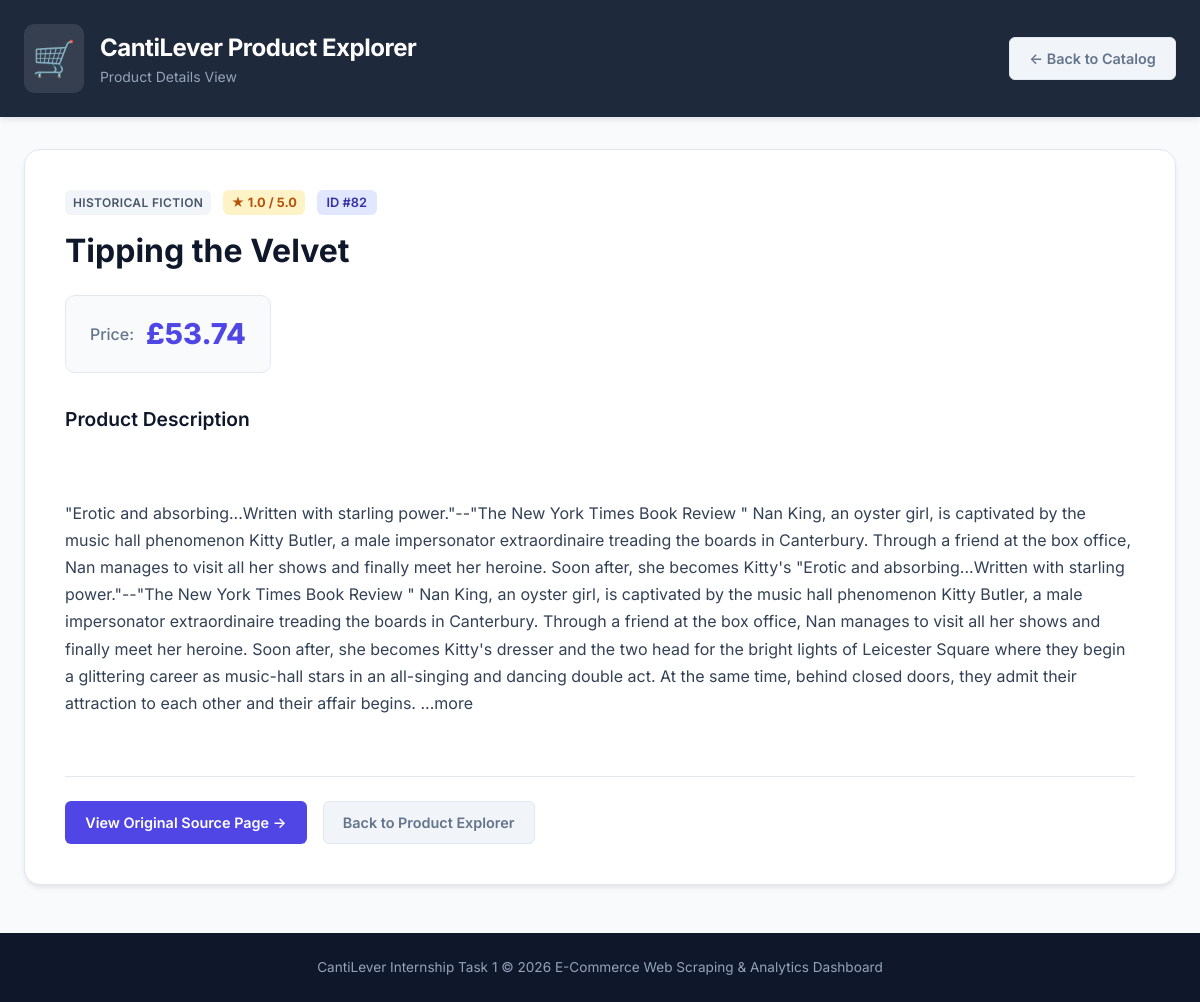
Screenshot of /product/82 with the database file from the repository.
### tables this page shows
CREATE TABLE products (
        id INTEGER PRIMARY KEY AUTOINCREMENT,
        title TEXT NOT NULL,
        price REAL,
        rating REAL,
        description TEXT,
        category TEXT,
        url TEXT UNIQUE
    );

### app.py (the view)
@app.route("/product/<int:product_id>")
def product_detail(product_id):
    product = database.get_product_by_id(product_id)
    if not product:
        return render_template("404.html", message=f"Product with ID #{product_id} was not found."), 404
    return render_template("product.html", product=product)

### database.py (called while the page is built)
def get_connection():
    os.makedirs("data", exist_ok=True)
    connection = sqlite3.connect(DATABASE_PATH)
    connection.row_factory = sqlite3.Row
    return connection

def get_product_by_id(product_id):
    connection = get_connection()
    cursor = connection.cursor()
    cursor.execute("SELECT * FROM products WHERE id = ?", (product_id,))
    row = cursor.fetchone()
    connection.close()
    return dict(row) if row else None

### templates/product.html (shortened to what this page needs)
<!DOCTYPE html>
<html lang="en">
<head>
    <link rel="stylesheet" href="{{ url_for('static', filename='style.css') }}">
</head>
<body>
    <header class="header">
        <div class="container header-container">
            <div class="brand">
                <span class="brand-icon">🛒</span>
                <div>
                    <h1>CantiLever Product Explorer</h1>
                    <p class="subtitle">Product Details View</p>
                </div>
            </div>
            <a href="/" class="btn btn-secondary">&larr; Back to Catalog</a>
        </div>
    </header>
    <main class="container">
        <article class="detail-card">
            <div class="detail-header">
                <div class="tags-row">
                    <span class="category-badge">{{ product.category }}</span>
                    <span class="rating-tag">★ {{ "%.1f"|format(product.rating) }} / 5.0</span>
                    <span class="id-badge">ID #{{ product.id }}</span>
                </div>
                <h1 class="detail-title">{{ product.title }}</h1>
            </div>
            <div class="detail-price-box">
                <span class="price-label">Price:</span>
                <span class="price-amount">£{{ "%.2f"|format(product.price) }}</span>
            </div>
            <div class="detail-section">
                <h2>Product Description</h2>
                <p class="detail-description">
                    {% if product.description %}
                        {{ product.description }}
                    {% else %}
                        No detailed description available for this item.
                    {% endif %}
                </p>
            </div>
            <div class="detail-actions">
                {% if product.url %}
                    <a href="{{ product.url }}" target="_blank" rel="noopener noreferrer" class="btn btn-primary">
                        View Original Source Page &rarr;
                    </a>
                {% endif %}
                <a href="/" class="btn btn-secondary">Back to Product Explorer</a>
            </div>
        </article>
    </main>
    <footer class="footer">
        <div class="container">
            <p>CantiLever Internship Task 1 &copy; 2026 E-Commerce Web Scraping & Analytics Dashboard</p>
        </div>
    </footer>
</body>
</html>

### static/style.css (style rules this page uses)
:root { --primary-color: #4F46E5; --primary-hover: #4338CA; --secondary-color: #64748B; --bg-color: #F8FAFC; --card-bg: #FFFFFF; --text-main: #0F172A; --text-muted: #64748B; --border-color: #E2E8F0; --accent-blue: #3B82F6; --accent-green: #10B981; --accent-yellow: #F59E0B; --accent-purple: #8B5CF6; --radius-sm: 6px; --radius-md: 10px; --radius-lg: 16px; --shadow-sm: 0 1px 3px rgba(0, 0, 0, 0.05); --shadow-md: 0 4px 6px -1px rgba(0, 0, 0, 0.07), 0 2px 4px -1px rgba(0, 0, 0, 0.04); --shadow-lg: 0 10px 15px -3px rgba(0, 0, 0, 0.08), 0 4px 6px -2px rgba(0, 0, 0, 0.03); }
* { box-sizing: border-box; margin: 0; padding: 0; }
body { font-family: 'Inter', system-ui, -apple-system, BlinkMacSystemFont, "Segoe UI", Roboto, sans-serif; background-color: var(--bg-color); color: var(--text-main); line-height: 1.5; min-height: 100vh; display: flex; flex-direction: column; }
.container { width: 100%; max-width: 1240px; margin: 0 auto; padding: 0 1.5rem; }
.header { background: #1E293B; color: #FFFFFF; padding: 1.5rem 0; box-shadow: var(--shadow-md); margin-bottom: 2rem; }
.header-container { display: flex; justify-content: space-between; align-items: center; }
.brand { display: flex; align-items: center; gap: 1rem; }
.brand-icon { font-size: 2.2rem; background: rgba(255, 255, 255, 0.1); padding: 0.5rem; border-radius: var(--radius-md); }
.header h1 { font-size: 1.5rem; font-weight: 700; letter-spacing: -0.02em; }
.subtitle { font-size: 0.875rem; color: #94A3B8; }
.btn { display: inline-flex; align-items: center; justify-content: center; padding: 0.6rem 1.2rem; border-radius: var(--radius-sm); font-size: 0.9rem; font-weight: 600; text-decoration: none; cursor: pointer; border: 1px solid transparent; transition: background-color 0.2s ease, transform 0.1s ease; }
.btn-primary { background-color: var(--primary-color); color: #FFFFFF; }
.btn-secondary { background-color: #F1F5F9; color: var(--secondary-color); border-color: var(--border-color); }
.category-badge { background: #F1F5F9; color: #475569; font-size: 0.75rem; font-weight: 600; padding: 0.2rem 0.5rem; border-radius: var(--radius-sm); text-transform: uppercase; letter-spacing: 0.03em; }
.rating-tag { background: #FEF3C7; color: #B45309; font-size: 0.8rem; font-weight: 700; padding: 0.2rem 0.5rem; border-radius: var(--radius-sm); }
.detail-card { background: var(--card-bg); border: 1px solid var(--border-color); border-radius: var(--radius-lg); padding: 2.5rem; box-shadow: var(--shadow-md); margin-bottom: 3rem; }
.detail-header { margin-bottom: 1.5rem; }
.tags-row { display: flex; gap: 0.75rem; align-items: center; margin-bottom: 1rem; }
.id-badge { background: #E0E7FF; color: #3730A3; font-size: 0.8rem; font-weight: 600; padding: 0.2rem 0.6rem; border-radius: var(--radius-sm); }
.detail-title { font-size: 2rem; font-weight: 700; color: var(--text-main); line-height: 1.25; }
.detail-price-box { background: #F8FAFC; border: 1px solid var(--border-color); border-radius: var(--radius-md); padding: 1rem 1.5rem; display: inline-flex; align-items: center; gap: 0.75rem; margin-bottom: 2rem; }
.price-label { font-size: 1rem; color: var(--text-muted); font-weight: 500; }
.price-amount { font-size: 1.8rem; font-weight: 800; color: var(--primary-color); }
.detail-section { margin-bottom: 2rem; }
.detail-section h2 { font-size: 1.2rem; font-weight: 600; margin-bottom: 0.75rem; color: var(--text-main); }
.detail-description { font-size: 1rem; color: #334155; line-height: 1.7; white-space: pre-line; }
.detail-actions { display: flex; gap: 1rem; padding-top: 1.5rem; border-top: 1px solid var(--border-color); }
.footer { background: #0F172A; color: #94A3B8; text-align: center; padding: 1.5rem 0; font-size: 0.85rem; margin-top: auto; }

### rows the page displays
products: category "HISTORICAL FICTION", rating "1.0", id "82", title "Tipping the Velvet", price "53.74", description "\"Erotic and absorbing...Written with starling power.\"--\"The New York Times Book Review \" Nan King, an oyster girl, is captivated by the music hall phenomenon Kitty Butler, a male impersonator extraordinaire treading the boards in Canterbury. Through a friend at the box office, Nan manages to visit all her shows and finally meet her heroine. Soon after, she becomes Kitty's \"Erotic and absorbing...Written with starling power.\"--\"The New York Times Book Review \" Nan King, an oyster girl, is captivated by the music hall phenomenon Kitty Butler, a male impersonator extraordinaire treading the boards in Canterbury. Through a friend at the box office, Nan manages to visit all her shows and finally…"
